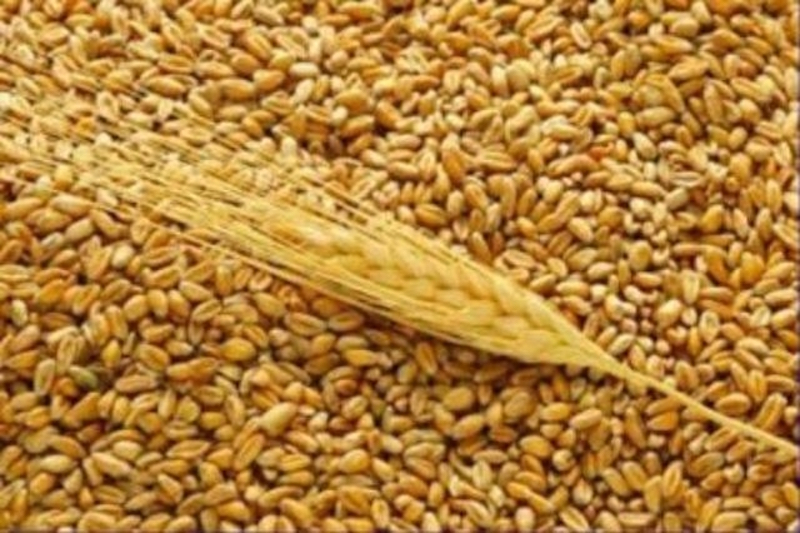
#> input picture images/wheat3.jpg, 800 x 533 px
$ python edge_canny.py   (older library calls are emulated)
#> lines starting #> are read from the running program, lines starting #| are printed output that depends on the picture
import numpy as np
import matplotlib.pyplot as plt

from skimage import data, color
from skimage.transform import hough_circle
from skimage.feature import peak_local_max, canny
from skimage.draw import circle_perimeter
from skimage.util import img_as_ubyte
from scipy import misc
from skimage import color
from skimage import measure


# Load picture and detect edges

# Load some test data
image = misc.imread('../images/wheat3.jpg')
#> image is the input picture: shape (533, 800, 3); mean R, G, B 180.4, 130, 58.7

image = image[0:200, 0:200]
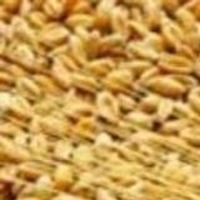
#> image: shape (200, 200, 3); mean R, G, B 200.2, 154.9, 79.8
plt.imshow(image)
plt.show()

image_gray = color.rgb2gray(image)
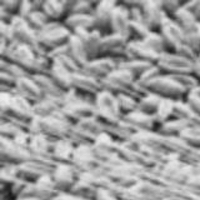
#> image_gray: shape (200, 200) float64; min 0.0856, max 0.939, mean 0.624
# [6 lines of commented-out code are left out]
image = img_as_ubyte(image_gray)
#> image: shape (200, 200)
# image = image_gray

edges = canny(image, sigma=1, low_threshold=1, high_threshold=5)
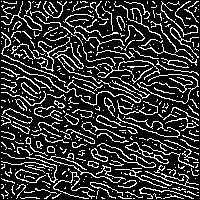
#> edges: shape (200, 200) bool; 20.7% white in thin lines or dots
plt.imshow(edges)
plt.show()

$ run again, with images/wheat2.jpg copied over images/wheat3.jpg
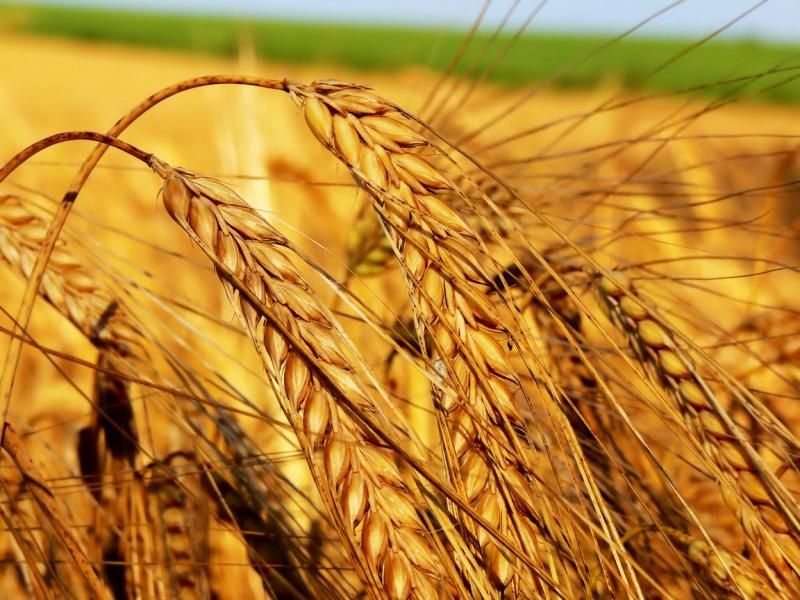
#> input picture images/wheat2.jpg, 800 x 600 px
#> image is the input picture: shape (600, 800, 3); mean R, G, B 185.7, 131.2, 47
#> `image_gray = color.rgb2gray(image)`:
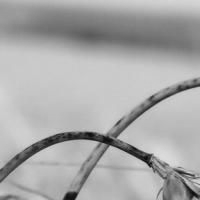
#> image_gray: shape (200, 200) float64; min 0.0475, max 0.878, mean 0.664
#> `edges = canny(image, sigma=1, low_threshold=1, high_threshold=5)`:
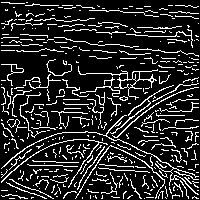
#> edges: shape (200, 200) bool; 16.3% white in thin lines or dots
